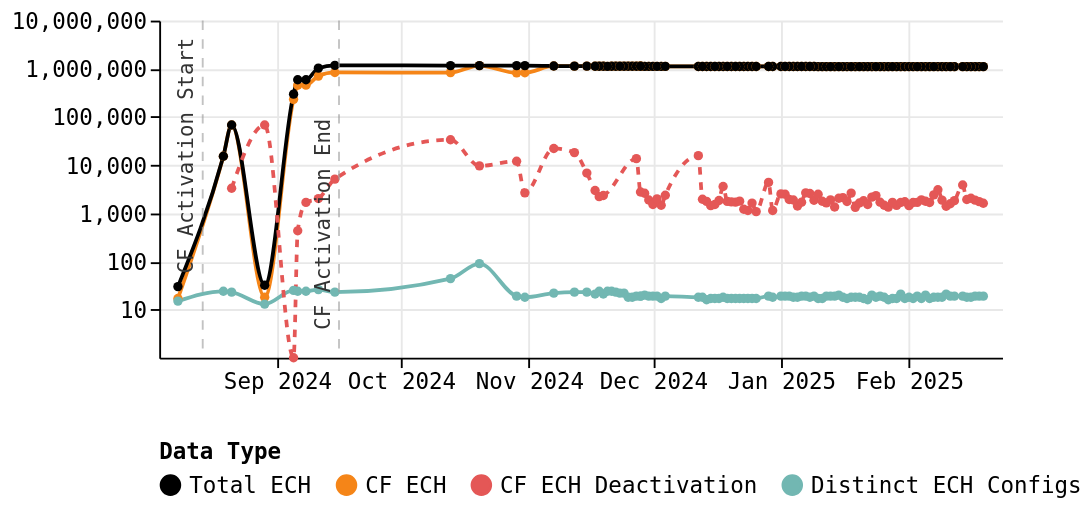

The notebook cell this image was saved under:
### Code cell
FONT_CHOICE = 'monospace'

final_chart = (
    (line_chart + cf_rule + cf_start_label + cf_end_label)
    .properties(
        width=450,
        height=180,
    )
    .configure_legend(
        orient="none",
        direction="horizontal",
        legendX=0,
        legendY=225,
        labelFont=FONT_CHOICE,
        titleFont=FONT_CHOICE,
        labelFontSize=12,
        titleFontSize=12
    )
    .configure_axis(
        labelFont=FONT_CHOICE,
        titleFont=FONT_CHOICE,
        labelFontSize=12,
        titleFontSize=12,
        grid=True,
        gridColor="#E8E8E8",
        domainColor="#000000",
        tickColor="#000000"
    )
    .configure_text(
        font=FONT_CHOICE,
        fontSize=11,
        color="#333333"
    )
    .configure_view(
        strokeWidth=0
    )
)

final_chart.save("../../plots/ech_adoption.pdf", engine="vl-convert")
final_chart.show()

### Figure 1 — Vega-Lite specification as saved in the notebook (floating-point values rounded to 4 significant figures; data arrays with more than 128 entries replaced by an {"elided": "..."} marker saying what was removed)
{"config": {"view": {"continuousWidth": 300, "continuousHeight": 300, "strokeWidth": 0}, "axis": {"domainColor": "#000000", "grid": true, "gridColor": "#E8E8E8", "labelFont": "monospace", "labelFontSize": 12, "tickColor": "#000000", "titleFont": "monospace", "titleFontSize": 12}, "legend": {"direction": "horizontal", "labelFont": "monospace", "labelFontSize": 12, "legendX": 0, "legendY": 225, "orient": "none", "titleFont": "monospace", "titleFontSize": 12}, "text": {"color": "#333333", "font": "monospace", "fontSize": 11}}, "layer": [{"data": {"name": "data-44dff2134cd646979bb1fa5111f73253"}, "mark": {"type": "line", "interpolate": "monotone", "point": {"size": 25}}, "encoding": {"color": {"field": "variable", "scale": {"domain": ["Total ECH", "CF ECH", "CF ECH Deactivation", "Distinct ECH Configs"], "range": ["#000000", "#F58518", "#E45756", "#72B7B2"]}, "title": "Data Type", "type": "nominal"}, "strokeDash": {"condition": {"test": "(datum['variable'] === 'CF ECH Deactivation')", "value": [4, 4]}, "value": [0]}, "x": {"axis": {"format": "%b %Y"}, "field": "date", "scale": {"padding": 10}, "title": null, "type": "temporal"}, "y": {"axis": {"values": [10, 100, 1000, 10000, 100000, 1000000, 10000000]}, "field": "value", "scale": {"type": "log"}, "title": null, "type": "quantitative"}}}, {"data": {"name": "data-835414d67a646f28741960287bfa033c"}, "mark": {"type": "rule", "color": "#999999", "opacity": 0.6, "strokeDash": [5, 5]}, "encoding": {"x": {"field": "cf_date", "type": "temporal"}}}, {"data": {"name": "data-45605ecfbf18e51b0384547356a04379"}, "mark": {"type": "text", "align": "left", "angle": 270, "baseline": "middle", "dy": -8, "text": "CF Activation Start"}, "encoding": {"x": {"field": "cf_date", "type": "temporal"}, "y": {"value": 135}}}, {"data": {"name": "data-af77bfc58f3c0e4e5fda6fe47ab8a535"}, "mark": {"type": "text", "align": "left", "angle": 270, "baseline": "middle", "dy": -8, "text": "CF Activation End"}, "encoding": {"x": {"field": "cf_date", "type": "temporal"}, "y": {"value": 165}}}], "height": 180, "width": 450, "$schema": "https://vega.github.io/schema/vega-lite/v6.4.1.json", "datasets": {"data-44dff2134cd646979bb1fa5111f73253": {"elided": "394 records"}, "data-835414d67a646f28741960287bfa033c": [{"cf_date": "2024-08-14"}, {"cf_date": "2024-09-16"}], "data-45605ecfbf18e51b0384547356a04379": [{"cf_date": "2024-08-14"}], "data-af77bfc58f3c0e4e5fda6fe47ab8a535": [{"cf_date": "2024-09-16"}]}}
